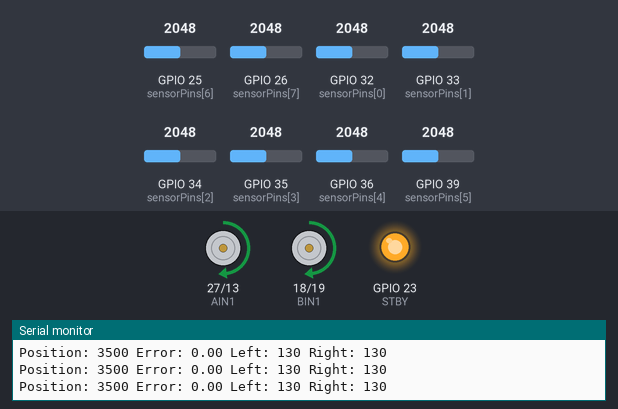
This sketch was run on a simulated ESP32. On the bench: motor-driver pin pairs drawn as motors (green arrow = first pin HIGH = forward, orange = second pin HIGH = backward, longer = more drive, scaled by the enable pin, stopped while the standby pin is LOW), output pins drawn as LEDs (lit = HIGH), the last lines printed to the serial monitor. Inputs (shaded band) come from the test bench; at power-on: GPIO 25 (sensorPins[6]) = 2048, GPIO 26 (sensorPins[7]) = 2048, GPIO 32 (sensorPins[0]) = 2048, GPIO 34 (sensorPins[2]) = 2048, GPIO 33 (sensorPins[1]) = 2048, GPIO 35 (sensorPins[3]) = 2048, GPIO 36 (sensorPins[4]) = 2048, GPIO 39 (sensorPins[5]) = 2048 (analog values on the 0–4095 scale).

Above: at 2.2 s.
2.3 s: GPIO 25 (sensorPins[6]) set to 2866
At 3.4 s:
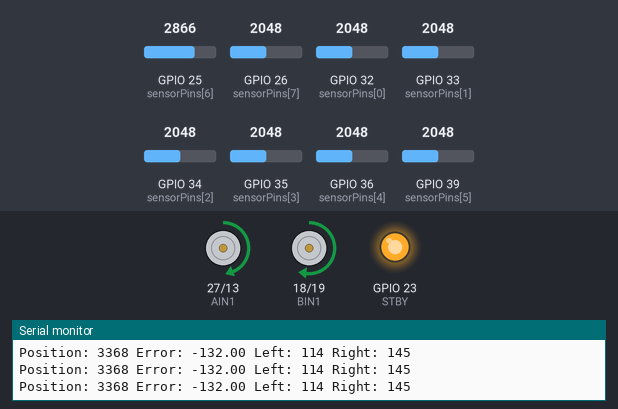
3.8 s: GPIO 26 (sensorPins[7]) set to 2866
At 4.4 s:
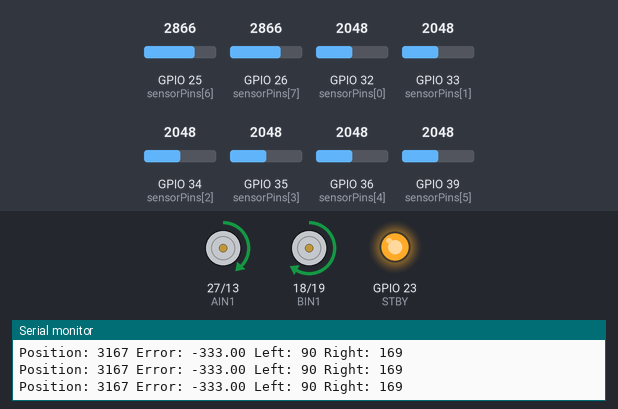
5.3 s: GPIO 32 (sensorPins[0]) set to 2866
At 5.6 s:
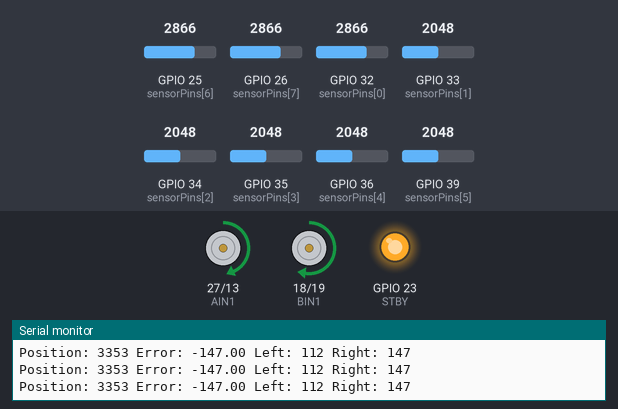
6.8 s: GPIO 34 (sensorPins[2]) set to 2866
At 8.0 s:
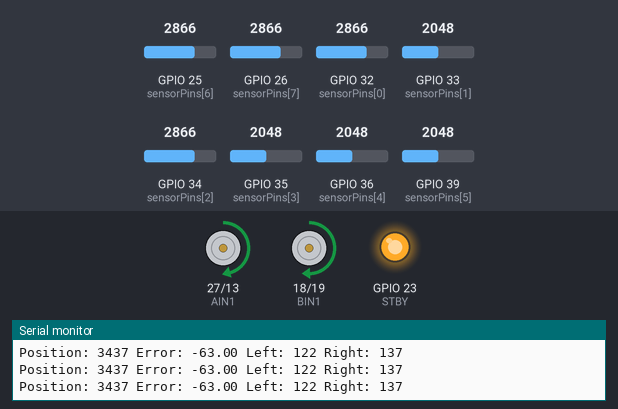
8.3 s: GPIO 33 (sensorPins[1]) set to 180
At 9.2 s:
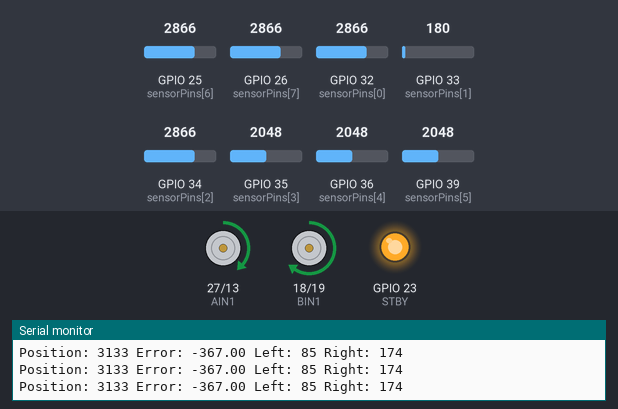
9.8 s: GPIO 26 (sensorPins[7]) set to 1228
At 10.2 s:
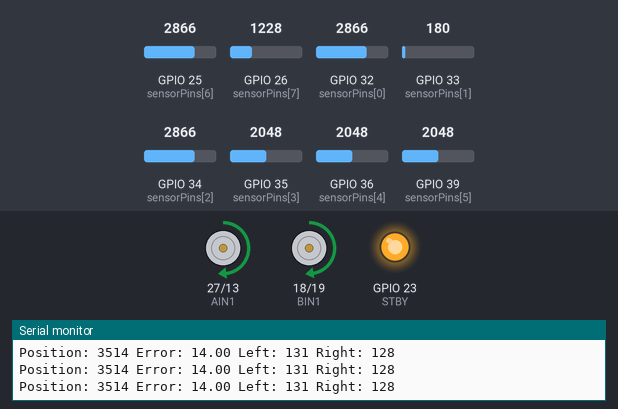
Timing chart, 0 to 12.3 s (numbered marks = the images above; inputs shaded):
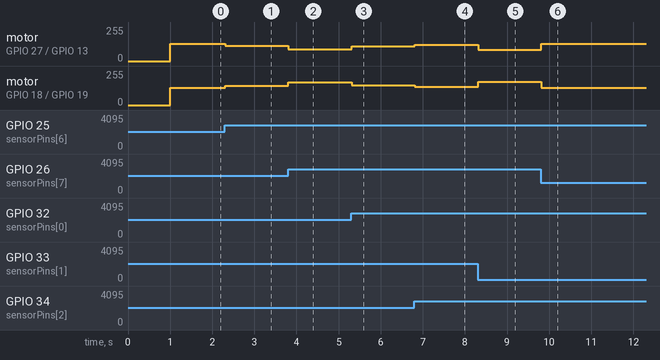

Measured:
- after the input at 2.3 s, motor on GPIO 27 (AIN1) / GPIO 13 (AIN2): forward 130/255 → forward 114/255 at once; motor on GPIO 18 (BIN1) / GPIO 19 (BIN2): forward 130/255 → forward 145/255 at once
- after the input at 3.8 s, motor on GPIO 27 (AIN1) / GPIO 13 (AIN2): forward 114/255 → forward 90/255 at once; motor on GPIO 18 (BIN1) / GPIO 19 (BIN2): forward 145/255 → forward 169/255 at once
- after the input at 5.3 s, motor on GPIO 27 (AIN1) / GPIO 13 (AIN2): forward 90/255 → forward 112/255 at once; motor on GPIO 18 (BIN1) / GPIO 19 (BIN2): forward 169/255 → forward 147/255 at once
- after the input at 6.8 s, motor on GPIO 27 (AIN1) / GPIO 13 (AIN2): forward 112/255 → forward 122/255 at once; motor on GPIO 18 (BIN1) / GPIO 19 (BIN2): forward 147/255 → forward 137/255 at once
- after the input at 8.3 s, motor on GPIO 27 (AIN1) / GPIO 13 (AIN2): forward 122/255 → forward 85/255 at once; motor on GPIO 18 (BIN1) / GPIO 19 (BIN2): forward 137/255 → forward 174/255 at once
- after the input at 9.8 s, motor on GPIO 27 (AIN1) / GPIO 13 (AIN2): forward 85/255 → forward 131/255 at once; motor on GPIO 18 (BIN1) / GPIO 19 (BIN2): forward 174/255 → forward 128/255 at once

The sketch:

CODE.ino
```cpp
// QTR-8A sensor pins
const int sensorPins[8] = {
  32, 33, 34, 35, 36, 39, 25, 26
};

// TB6612FNG motor driver pins
const int PWMA = 14;
const int AIN1 = 27;
const int AIN2 = 13;

const int PWMB = 4;
const int BIN1 = 18;
const int BIN2 = 19;

const int STBY = 23;

// PID values
float Kp = 0.12;
float Ki = 0.0;
float Kd = 0.5;

int baseSpeed = 130;
int maxSpeed = 220;

float error = 0;
float previousError = 0;
float integral = 0;

int sensorValues[8];

void setup() {

  Serial.begin(115200);

  // Configure sensors
  for (int i = 0; i < 8; i++) {
    pinMode(sensorPins[i], INPUT);
  }

  // Configure motor driver
  pinMode(PWMA, OUTPUT);
  pinMode(AIN1, OUTPUT);
  pinMode(AIN2, OUTPUT);

  pinMode(PWMB, OUTPUT);
  pinMode(BIN1, OUTPUT);
  pinMode(BIN2, OUTPUT);

  pinMode(STBY, OUTPUT);

  digitalWrite(STBY, HIGH);

  // ESP32 ADC resolution
  analogReadResolution(12);

  stopMotors();

  delay(1000);
}

void loop() {

  int position = readLine();

  // Calculate error from center
  error = position - 3500;

  // PID calculations
  integral += error;

  float derivative = error - previousError;

  float correction =
      Kp * error +
      Ki * integral +
      Kd * derivative;

  previousError = error;

  // Calculate motor speeds
  int leftSpeed = baseSpeed + correction;
  int rightSpeed = baseSpeed - correction;

  leftSpeed = constrain(leftSpeed, -maxSpeed, maxSpeed);
  rightSpeed = constrain(rightSpeed, -maxSpeed, maxSpeed);

  // Move robot
  setMotor(leftSpeed, rightSpeed);

  // Debugging
  Serial.print("Position: ");
  Serial.print(position);

  Serial.print(" Error: ");
  Serial.print(error);

  Serial.print(" Left: ");
  Serial.print(leftSpeed);

  Serial.print(" Right: ");
  Serial.println(rightSpeed);

  delay(5);
}

// Read sensor array and calculate line position
int readLine() {

  long weightedSum = 0;
  long total = 0;

  for (int i = 0; i < 8; i++) {

    int rawValue = analogRead(sensorPins[i]);

    // QTR-8A usually gives lower readings on black
    int value = 4095 - rawValue;

    sensorValues[i] = value;

    weightedSum += (long)value * i * 1000;
    total += value;
  }

  // If line is not detected
  if (total < 800) {
    return 3500;
  }

  return weightedSum / total;
}

// Control both motors
void setMotor(int left, int right) {

  // Left motor
  if (left >= 0) {
    digitalWrite(AIN1, HIGH);
    digitalWrite(AIN2, LOW);
  } else {
    digitalWrite(AIN1, LOW);
    digitalWrite(AIN2, HIGH);
  }

  // Right motor
  if (right >= 0) {
    digitalWrite(BIN1, HIGH);
    digitalWrite(BIN2, LOW);
  } else {
    digitalWrite(BIN1, LOW);
    digitalWrite(BIN2, HIGH);
  }

  analogWrite(PWMA, abs(left));
  analogWrite(PWMB, abs(right));
}

// Stop both motors
void stopMotors() {

  analogWrite(PWMA, 0);
  analogWrite(PWMB, 0);

  digitalWrite(AIN1, LOW);
  digitalWrite(AIN2, LOW);

  digitalWrite(BIN1, LOW);
  digitalWrite(BIN2, LOW);
}
```
